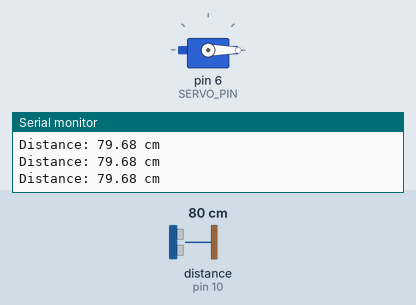
Simulated run of this sketch. Board: Arduino Uno, built with avr-gcc and run on an emulated ATmega328P. Shown: servo, the last lines printed to the serial monitor. Wiring (inferred from the names in the program): ultrasonic range finder: trigger pin 9; echo pin 10. The inputs (shaded band) are chosen by the test bench; at power-on: distance to the obstacle (sensor on pin 10) 80 cm. The echo pulse lasts 58.3 µs per cm.

Above: at 1.7 s.
1.8 s: distance to the obstacle (sensor on pin 10) set to 22 cm
3.3 s: distance to the obstacle (sensor on pin 10) set to 19 cm
At 4.0 s:
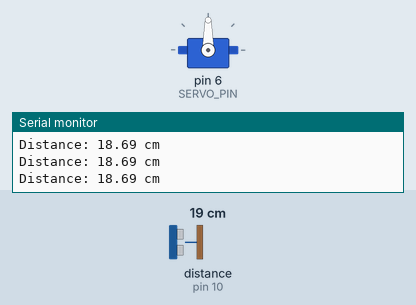
Timing chart, 0 to 6.3 s (numbered marks = the images above; inputs shaded):
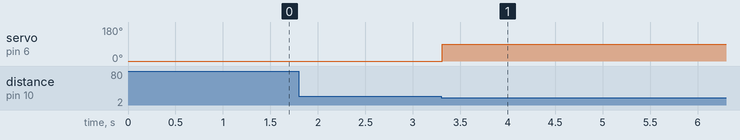

The sketch:

smart_trash.ino
```cpp
#include <Servo.h>

// ================================
// PIN CONFIGURATION
// ================================
#define TRIG_PIN 9
#define ECHO_PIN 10
#define SERVO_PIN 6

// ================================
// CONFIGURATION
// ================================
const int OPEN_ANGLE = 90;
const int CLOSE_ANGLE = 0;

const float DETECT_DISTANCE = 20.0;
const float RELEASE_DISTANCE = 25.0;

const unsigned long CLOSE_DELAY = 2000;
const unsigned long SENSOR_INTERVAL = 100;

// ================================
// OBJECTS & VARIABLES
// ================================
Servo trashServo;

bool lidIsOpen = false;

unsigned long lastDetectionTime = 0;
unsigned long lastSensorRead = 0;

// ================================
// READ ULTRASONIC SENSOR
// ================================
float getDistance() {
  digitalWrite(TRIG_PIN, LOW);
  delayMicroseconds(2);

  digitalWrite(TRIG_PIN, HIGH);
  delayMicroseconds(10);

  digitalWrite(TRIG_PIN, LOW);

  unsigned long duration = pulseIn(ECHO_PIN, HIGH, 30000UL);

  if (duration == 0) {
    return -1;
  }

  float distance = duration * 0.0343 / 2.0;

  if (distance < 2 || distance > 400) {
    return -1;
  }

  return distance;
}

// ================================
// OPEN TRASH LID
// ================================
void openLid() {
  if (!lidIsOpen) {
    trashServo.write(OPEN_ANGLE);
    lidIsOpen = true;

    Serial.println("LID: OPEN");
  }
}

// ================================
// CLOSE TRASH LID
// ================================
void closeLid() {
  if (lidIsOpen) {
    trashServo.write(CLOSE_ANGLE);
    lidIsOpen = false;

    Serial.println("LID: CLOSED");
  }
}

// ================================
// SETUP
// ================================
void setup() {
  Serial.begin(9600);

  pinMode(TRIG_PIN, OUTPUT);
  pinMode(ECHO_PIN, INPUT);

  trashServo.attach(SERVO_PIN);
  trashServo.write(CLOSE_ANGLE);

  Serial.println("========================");
  Serial.println("   SMART TRASH BIN");
  Serial.println("========================");

  delay(500);
}

// ================================
// MAIN LOOP
// ================================
void loop() {

  if (millis() - lastSensorRead >= SENSOR_INTERVAL) {

    lastSensorRead = millis();

    float distance = getDistance();

    if (distance > 0) {

      Serial.print("Distance: ");
      Serial.print(distance);
      Serial.println(" cm");

      // Detect hand approaching
      if (distance <= DETECT_DISTANCE) {

        openLid();
        lastDetectionTime = millis();

      }

      // Keep lid open while object is nearby
      else if (lidIsOpen && distance <= RELEASE_DISTANCE) {

        lastDetectionTime = millis();

      }

    }

    // Close lid after object leaves
    if (lidIsOpen &&
        millis() - lastDetectionTime >= CLOSE_DELAY) {

      closeLid();

    }
  }
}
```

Measured:
- the behaviour switches between 21 and 20 cm on distance to the obstacle (sensor on pin 10) (found by bisection; images 0 and 1)
- after the input at 3.3 s, servo on pin 6 (SERVO_PIN): 0° → 90° at once
